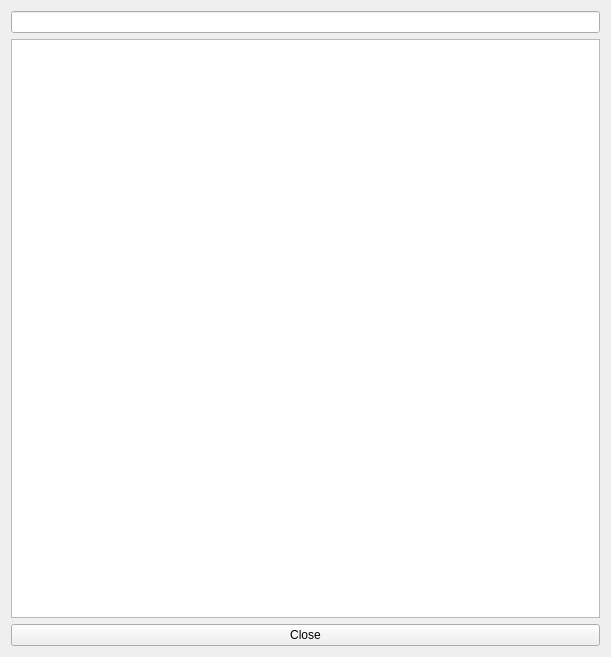
<?xml version="1.0" encoding="UTF-8"?>
<ui version="4.0">
 <class>DlgCheckCard</class>
 <widget class="QDialog" name="DlgCheckCard">
  <property name="geometry">
   <rect>
    <x>0</x>
    <y>0</y>
    <width>611</width>
    <height>657</height>
   </rect>
  </property>
  <property name="windowTitle">
   <string>Dialog</string>
  </property>
  <layout class="QVBoxLayout" name="verticalLayout">
   <item>
    <widget class="QLineEdit" name="leCode"/>
   </item>
   <item>
    <widget class="QTextEdit" name="teResult">
     <property name="focusPolicy">
      <enum>Qt::NoFocus</enum>
     </property>
    </widget>
   </item>
   <item>
    <widget class="QPushButton" name="btnClose">
     <property name="focusPolicy">
      <enum>Qt::NoFocus</enum>
     </property>
     <property name="text">
      <string>Close</string>
     </property>
    </widget>
   </item>
  </layout>
 </widget>
 <resources/>
 <connections/>
</ui>
